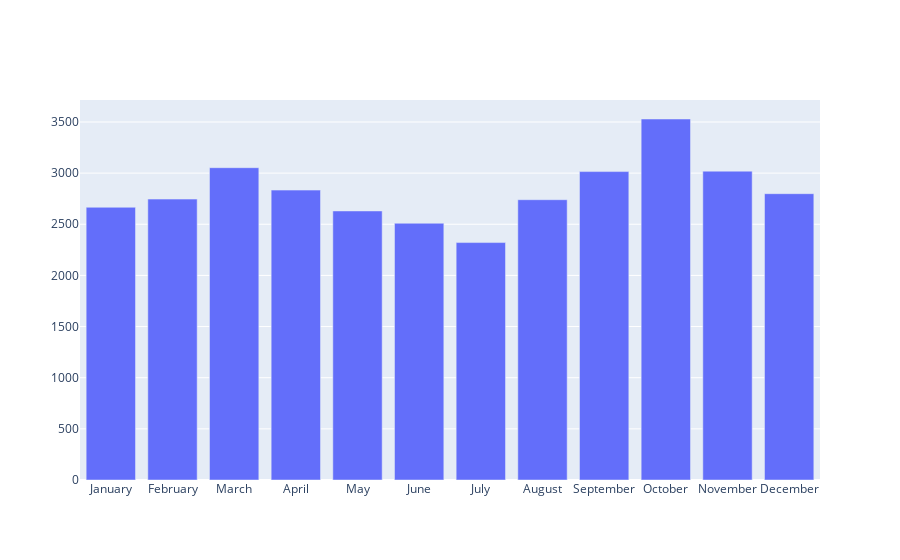

Write notebook code for a chart like this one.
### Code cell
fig = go.Figure([go.Bar(x=xrr, y=yrr)])
fig.show()

### Figure 1 — Plotly figure (JSON) as saved in the notebook; plotly's stock layout.template omitted (floating-point values rounded to 4 significant figures)
{"data": [{"type": "bar", "x": ["January", "February", "March", "April", "May", "June", "July", "August", "September", "October", "November", "December"], "y": [2666, 2746, 3053, 2834, 2630, 2510, 2321, 2740, 3015, 3529, 3019, 2799]}], "layout": {}}
